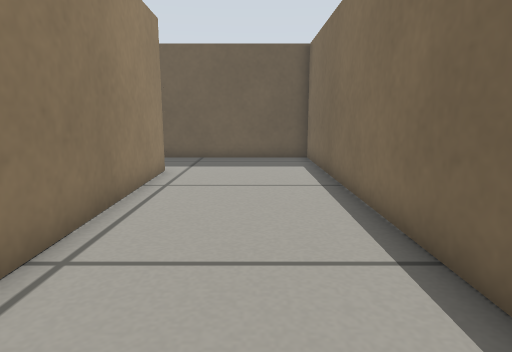
[1] (above)

16 first-person views from a walk through a world built for the Gazebo simulator. The camera is 0.37 m above the floor, tilts 10° down and sees 75° across. The floor is counted in squares, 0.2 m on a side. Each view is taken from the middle of a square. On the plan, view 1 faces up. The plan holds only what a view shows up to about 17 squares ahead; the rest is blank.

[2]
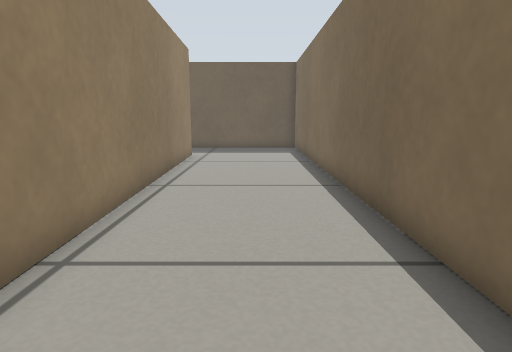

[3]
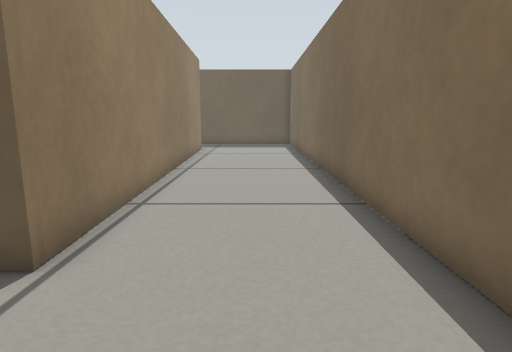

[4]
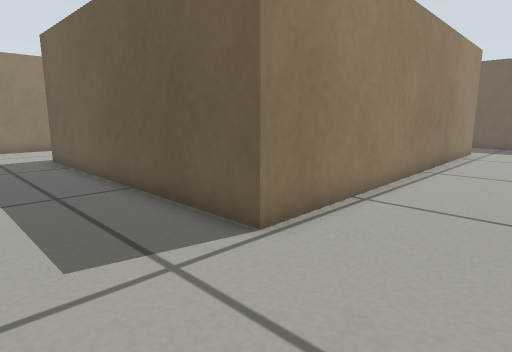

[5]
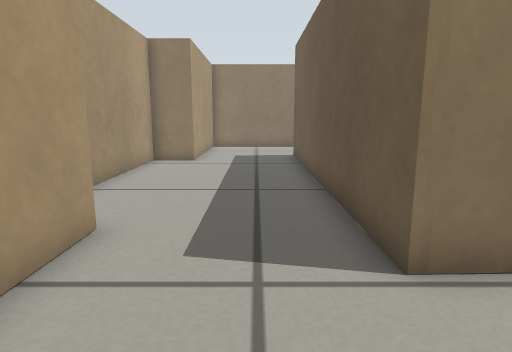

[6]
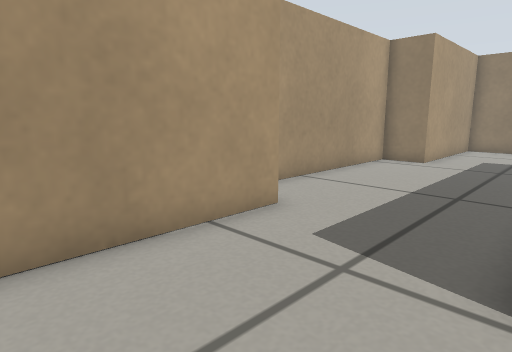

[7]
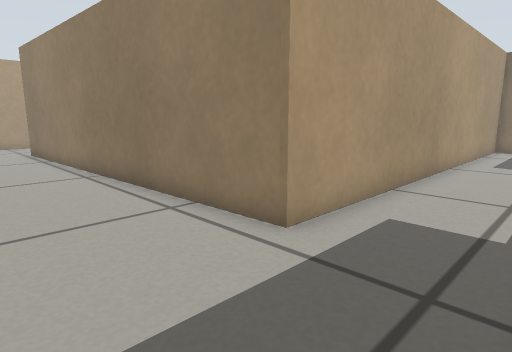

[8]
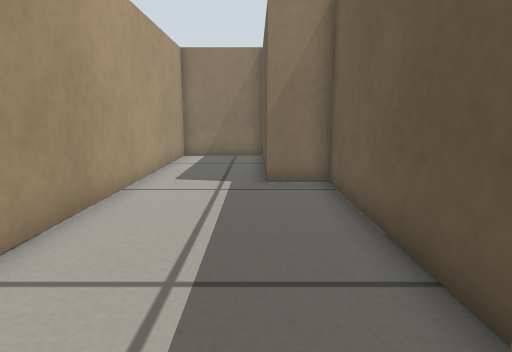

[9]
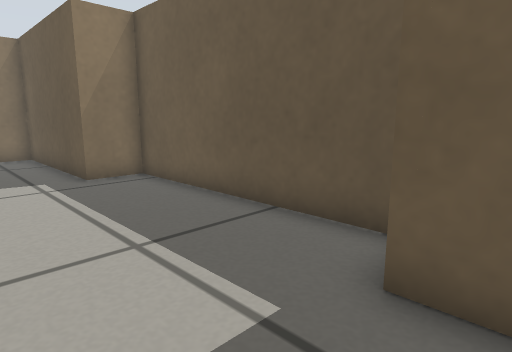

[10]
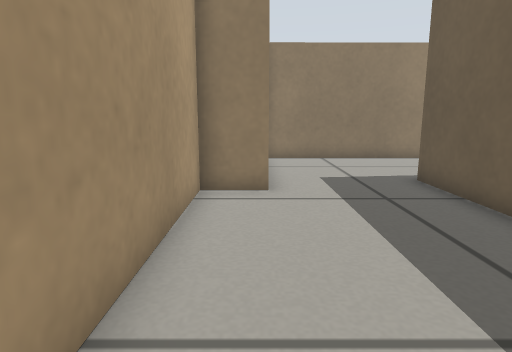

[11]
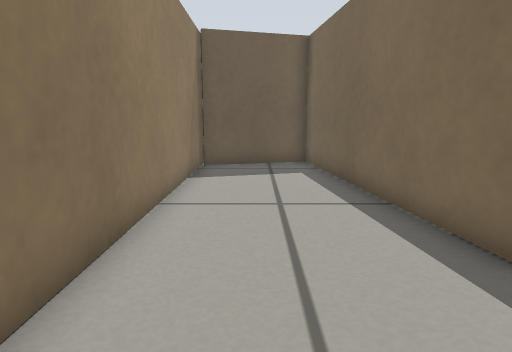

[12]
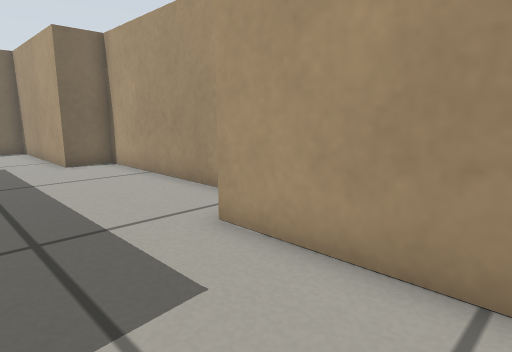

[13]
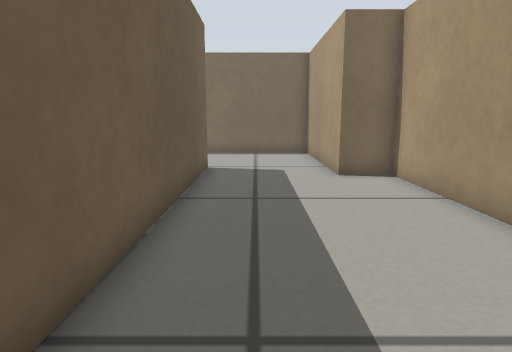

[14]
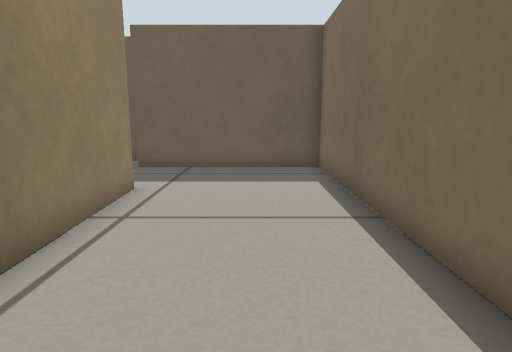

[15]
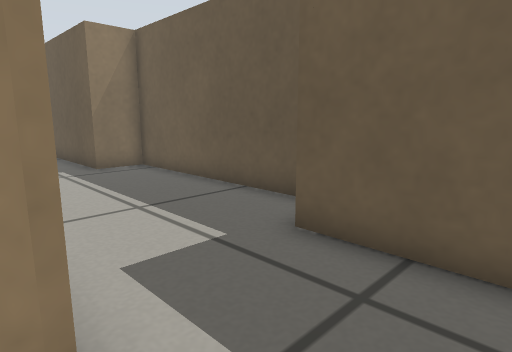

[16]
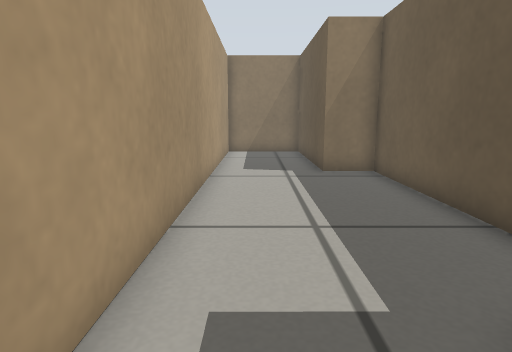

### Floor plan
Points are (right, up) in squares from view 1. A wall is a line through its corners. A room is listed if a view was taken in it or the views show most of it. See-through windows are left out.
Room 1 (views 1, 2, 3, 4, 5, 6, 7, 8, 9, 14, 15, 16)
walls: (-4.9, 17.1) (-13.4, 17.1) (-13.4, 15.3) (-20.1, 15.3) (-20.1, 11.5) (-3.2, 11.5) (-2.7, -4.2); (-2.5, -8.7) (2.4, -8.7) (2.4, 15.3) (-4.4, 15.3)
ways out: opening at (-3.5, -6.5) to room 2
Room 2 (view 10)
walls: (-13.4, -8.7) (-13.3, -10.4) (-4.4, -10.4) (-4.4, -8.7) (-2.5, -8.7); (-2.7, -4.2) (-13.4, -4.2)
ways out: opening at (-3.5, -6.5) to room 1; opening at (-14.5, -6.5) to room 3
Room 3 (views 11, 12, 13)
walls: (-13.4, -4.2) (-14.7, -4.2) (-15.9, 5.9) (-20, 4.8); (-19.1, -8.7) (-13.4, -8.7); (-20.1, 5.5) (-20.1, -8.5)
ways out: opening at (-14.5, -6.5) to room 2

Positions as (right, up) in squares from view 1, and headings:
1: (0, 0), facing up
2: (0, -5), facing up
3: (0, -8), facing up
4: (1, -8), facing up-left
5: (1, -6), facing left
6: (1, -4), facing down-left
7: (1, 15), facing down-left
8: (-4, 15), facing left
9: (-3, 12), facing up-left
10: (-5, -9), facing left
11: (-18, -8), facing up
12: (-18, -5), facing down-right
13: (-15, -6), facing right
14: (0, 3), facing up
15: (-1, 11), facing up-left
16: (-2, 13), facing left
